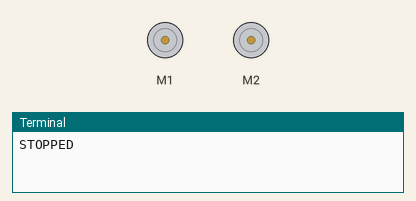
Simulated run of this program. Board: Raspberry Pi (BCM pin numbers). On the bench: 2 × DC motor (green arrow = forward, orange = backward, longer = faster), the last lines printed to the terminal. Motors are numbered in the order the program creates them (left before right in a Robot).

Above: at 0.5 s.
At 5.5 s:
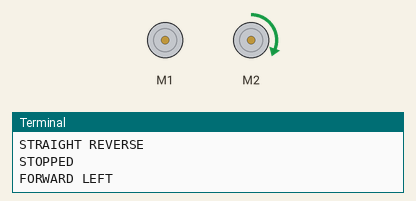
At 9.5 s:
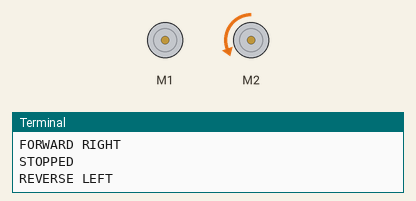
At 20.5 s:
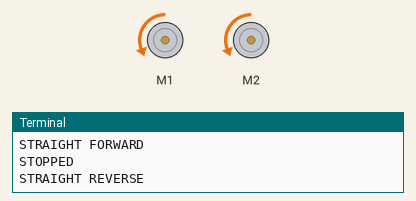
Timing chart, 0 to 22.1 s (numbered marks = the images above):
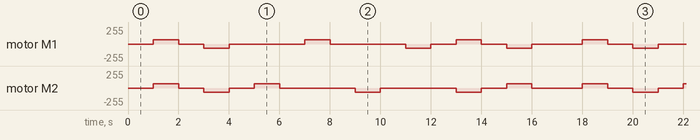

Measured:
- by itself, motor M2: repeats every 17.0 s: stopped 1.0 s, backward 64/255 1.0 s, stopped 1.0 s, forward 64/255 1.0 s, 2 × (stopped 3.0 s, backward 64/255 1.0 s), stopped 1.0 s, forward 64/255 1.0 s, stopped 2.0 s, forward 64/255 1.0 s
- by itself, motor M1: repeats every 17.0 s: stopped 1.0 s, backward 64/255 1.0 s, stopped 3.0 s, forward 64/255 1.0 s, stopped 3.0 s, backward 64/255 1.0 s, stopped 1.0 s, forward 64/255 1.0 s, stopped 1.0 s, backward 64/255 1.0 s, stopped 2.0 s, forward 64/255 1.0 s

The program:

motorTest.py
```python
from gpiozero import PhaseEnableMotor
# https://gpiozero.readthedocs.io/en/stable/api_output.html#motor
#
from time import sleep
#
# This Python script will test the H-bridge and any connected DC motors
#
# specify H-Bridge control pins
goL = 5 #23
dirL = 6 #24
goR = 23 #5
dirR = 24 #6
#
# create Motor classes with independent control pins & enable speed control if desired
motorLeft = PhaseEnableMotor(dirL,goL,pwm=True)
motorRight = PhaseEnableMotor(dirR,goR,pwm=True)
#
# Define the motor speeds
lSpd = 0.25
rSpd = 0.25
#
# Define the directional control functions
#
def stop():
    # Stop both motors
    motorLeft.stop()
    motorRight.stop()
#
# Specifying a value for v between 0 & 1 will control the motors' speed
def straightFwd(vl,vr):
    # Run both motors forward
    motorLeft.forward(speed=vl) # 1 = Full Speed
    motorRight.forward(speed=vr) # 1 = Full Speed
#
def straightRev(vl,vr):
    # Run both motors in reverse
    motorLeft.backward(speed=vl) # 1 = Full Speed
    motorRight.backward(speed=vr) # 1 = Full Speed
#
def fwdLeft(vl,vr):
    # Run right motor forward
    motorLeft.forward(speed=0) # vl) # 0 = Stopped
    motorRight.forward(speed=vr)
#
def fwdRight(vl,vr):
    # Run left motor forward
    motorLeft.forward(speed=vl)
    motorRight.forward(speed=0) # vr) # 0 = Stopped
#
def revLeft(vl,vr):
    # Run right motor forward
    motorLeft.backward(speed=0) # vl) # 0 = Stopped
    motorRight.backward(speed=vr)
#
def revRight(vl,vr):
    # Run left motor forward
    motorLeft.backward(speed=vl)
    motorRight.backward(speed=0) # vr) # 0 = Stopped
#
def cwSpin(vl,vr):
    # Run left motor forward
    # Run right motor backward
    motorLeft.forward(speed=vl)
    motorRight.backward(speed=vr)
#
def ccwSpin(vl,vr):
    # Run left motor forward
    # Run right motor backward
    motorLeft.backward(speed=vl)
    motorRight.forward(speed=vr)
#
# Test the motors & H-Bridge
# Run various control tests until poweroff
while True:
    stop()
    print("STOPPED")
    sleep(1)
    print("STRAIGHT FORWARD")
    straightFwd(lSpd,rSpd)
    sleep(1)
    stop()
    print("STOPPED")
    sleep(1)
    print("STRAIGHT REVERSE")
    straightRev(lSpd,rSpd)
    sleep(1)
    stop()
    print("STOPPED")
    sleep(1)
    print("FORWARD LEFT")
    fwdLeft(lSpd,rSpd)
    sleep(1)
    stop()
    print("STOPPED")
    sleep(1)
    print("FORWARD RIGHT")
    fwdRight(lSpd,rSpd)
    sleep(1)
    stop()
    print("STOPPED")
    sleep(1)
    print("REVERSE LEFT")
    revLeft(lSpd,rSpd)
    sleep(1)
    stop()
    print("STOPPED")
    sleep(1)
    print("REVERSE RIGHT")
    revRight(lSpd,rSpd)
    sleep(1)
    stop()
    print("STOPPED")
    sleep(1)
    print("CW SPIN")
    cwSpin(lSpd,rSpd)
    sleep(1)
    stop()
    print("STOPPED")
    sleep(1)
    print("CCW SPIN")
    ccwSpin(lSpd,rSpd)
    sleep(1)
    stop()
    print("STOPPED")
    sleep(1)
    print("\n ******************** STARTING OVER ******************** \n")
```
